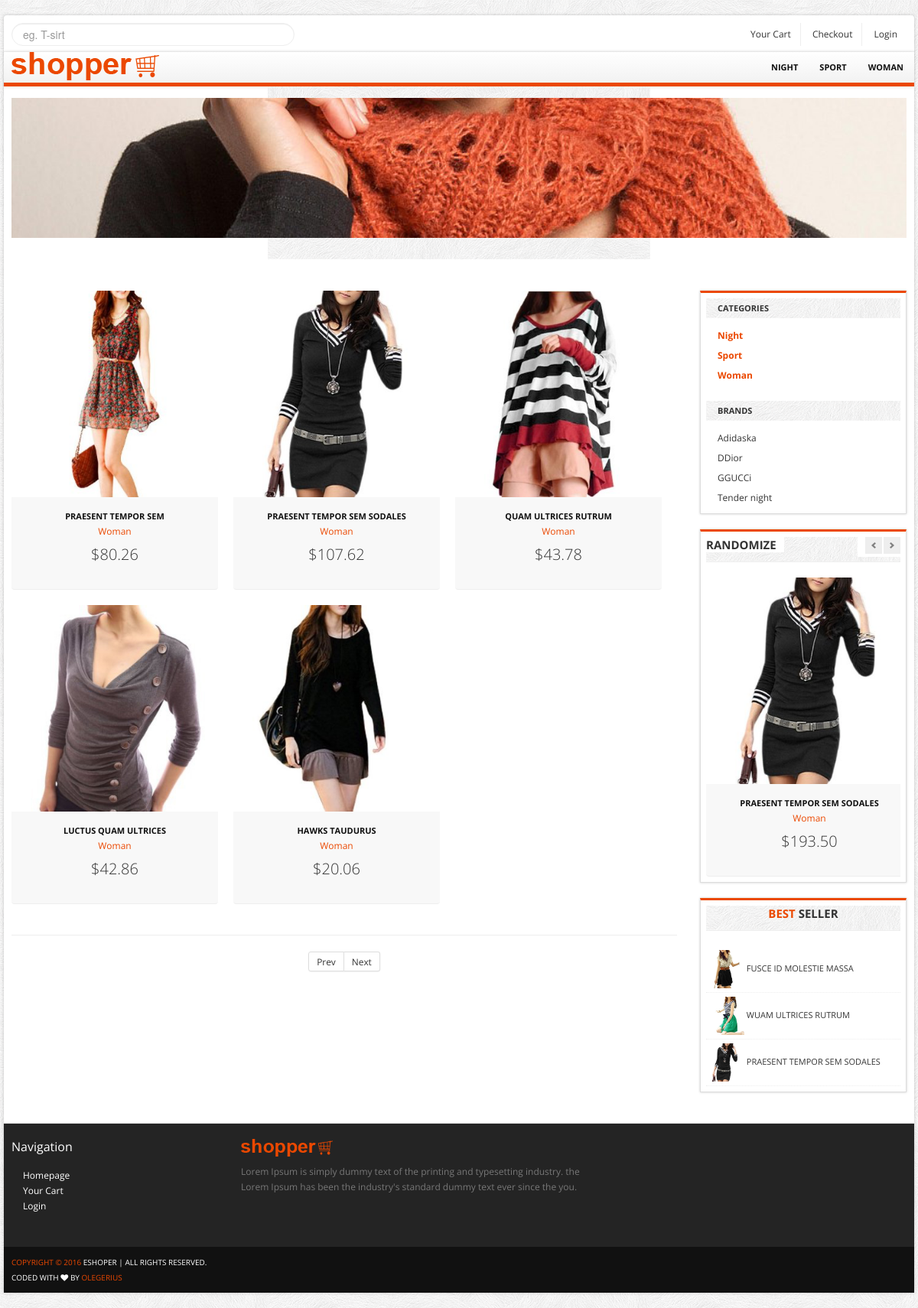
/products/brand/DDior/, run on the app's committed database.
### products/models.py (models this page shows, shortened)
class CatalogCategory(models.Model):
    catalog = models.ForeignKey('Catalog', related_name='categories')
    parent = models.ForeignKey('self', blank=True, null=True, related_name='children')
    name = models.CharField(max_length=255)
    slug = models.SlugField(max_length=150)
    description = models.TextField(blank=True)
    class Meta:
        ordering = ('name',)
        verbose_name = 'category'
        verbose_name_plural = 'categories'
    def __str__(self):
        return self.name
    def get_absolute_url(self):
        return reverse('shop:product_list_by_category', args=[self.slug])

class Product(models.Model):
    category = models.ForeignKey('CatalogCategory', related_name='products')
    brand = models.ForeignKey('ProductBrand', related_name='brands')
    name = models.CharField(max_length=255, db_index=True)
    slug = models.SlugField(max_length=255, db_index=True)
    description = models.TextField()
    photo1 = models.ImageField(upload_to='product_photo', blank=True)
    photo2 = models.ImageField(upload_to='product_photo', blank=True)
    manufacturer = models.CharField(max_length=255, blank=True)
    code = models.CharField(max_length=12, blank=True)
    sale_price = models.DecimalField(max_digits=6, decimal_places=2)
    price = models.DecimalField(max_digits=6, decimal_places=2)
    active = models.BooleanField(default=True)
    new = models.BooleanField(default=True)
    best_seller = models.BooleanField(default=True)
    objects = ProductManager()
    def get_absolute_url(self):
        return reverse("shop:product_detail", kwargs={"pk": self.pk})

class ProductBrand(models.Model):
    brand = models.CharField(max_length=100)
    slug = models.SlugField(max_length=100)
    class Meta:
        ordering = ('brand',)
        verbose_name = 'brand'
        verbose_name_plural = 'brands'
    def get_absolute_url(self):
        return reverse('shop:product_list_by_brand', args=[self.slug])

### products/views.py (the view)
# urls.py: url(r'^brand/(?P<brand_slug>[-\w]+)/$', BrandList.as_view(), name='product_list_by_brand'),
class BrandList(View):
    def get(self, request, brand_slug=None, *args, **kwargs):
        brand = None
        brands = ProductBrand.objects.all()
        object_list = Product.objects.filter(active=True)
        if brand_slug:
            brand = get_object_or_404(ProductBrand, slug=brand_slug)
            object_list = object_list.filter(brand=brand)
        context = {'brand': brand,
                   'brands': brands,
                   'object_list': object_list,
                   'randomone': sorted(Product.objects.all(), key=lambda x: random.random())[3],
                   'randomtwo': sorted(Product.objects.all(), key=lambda x: random.random())[3],
                   'best_seler': Product.objects.filter(best_seller=True)[:3],
                   'categories': CatalogCategory.objects.all(),
                   }
        return render(request, 'products/product_list.html', context)

### cart/context_processors.py (called while the page is built)
def cart(request):
    return {'cart': Cart(request) }

### products/models.py (called while the page is built)
    def all(self, *args, **kwargs):
        qs_main = super(ProductManager, self).all(*args, **kwargs)
        qs = qs_main.filter(active=True)
        return qs

### products/templates/products/product_list.html (shortened to what this page needs)
{% extends "base.html" %}
{% block container %}
<section class="main-content">
				<div class="row">
					<div class="span9">
						<ul class="thumbnails listing-products">
                            {% for product in object_list %}
                                <li class="span3">
								<div class="product-box">
									<span class="sale_tag"></span>
									<a href="{{ product.get_absolute_url }}"><img   alt="" src="{{ product.photo1.url }}"></a><br/>
									<a href="{{ product.get_absolute_url }}" class="title">{{ product.name }}</a><br/>
									<a href="{{ product.get_absolute_url }}" class="category">{{ product.category }}</a>
									<p class="price">${{ product.sale_price }}</p>
								</div>
							</li>
							 {% endfor %}
						</ul>
						<hr>
						<div class="pagination pagination-small pagination-centered">
                                <ul>
                                    <li><a href="{% url 'shop:products' %}?page=1">Prev</a></li>
                                    <li><a href="{% url 'shop:products' %}?page={{ page_obj.paginator.num_pages }}">Next</a></li>
                                </ul>
						</div>
					</div>
					{% include "products/right_bar.html" %}
				</div>
			</section>
{% endblock %}

### templates/base.html (shortened to what this page needs)
{% load staticfiles %}
<!DOCTYPE html>
<html lang="en">
	<head>
		<link href="{% static 'css/bootstrap.min.css' %}" rel="stylesheet">
		<link href="{% static 'css/bootstrap-responsive.min.css' %}" rel="stylesheet">
		<link href="{% static 'css/bootstrappage.css' %}" rel="stylesheet"/>
		<link href="{% static 'css/font-awesome.css' %}" rel="stylesheet"/>
		<link href="{% static 'css/flexslider.css' %}" rel="stylesheet"/>
		<link href="{% static 'css/main.css' %}" rel="stylesheet"/>
        <link href="{% static 'css/jquery.fancybox.css' %}" rel="stylesheet"/>
	</head>
    <body>
		<div id="top-bar" class="container">
			<div class="row">
				<div class="span4">
					<form method="POST" class="search_form">
						<input type="text" class="input-block-level search-query" Placeholder="eg. T-sirt">
					</form>
				</div>
				<div class="span8">
					<div class="account pull-right">
						<ul class="user-menu">
							<li><a href="{% url 'cart:cart_detail' %}">Your Cart</a></li>
							<li><a href="{% url "orders:order_create" %}">Checkout</a></li>
							<li><a href="{% url 'auth_login' %}">Login</a></li>
						</ul>
					</div>
				</div>
			</div>
		</div>
		<div id="wrapper" class="container">
			<section class="navbar main-menu">
				<div class="navbar-inner main-menu">
					<a href="{% url 'shop:products' %}" class="logo pull-left"><img src="{% static 'images/logo.png' %}" class="site_logo" alt=""></a>
					<nav id="menu" class="pull-right">
						<ul>
                            {% for category in categories %}
                                <li><a href="{{ category.get_absolute_url }}">{{ category.name }}</a>
                            {% endfor %}
						</ul>
					</nav>
				</div>
			</section>
			<section class="header_text sub">
			<img class="pageBanner" src="{% static 'images/pageBanner.png' %}" alt="New products" >
			</section>
            {% block container %}
            {% endblock %}
			<section id="footer-bar">
				<div class="row">
					<div class="span3">
						<h4>Navigation</h4>
						<ul class="nav">
							<li><a href="{% url 'shop:products' %}">Homepage</a></li>
							<li><a href="{% url 'cart:cart_detail' %}">Your Cart</a></li>
							<li><a href="{% url 'auth_login' %}">Login</a></li>
						</ul>
					</div>
					<div class="span5">
						<p class="logo"><img src="{% static 'images/logo.png' %}" class="site_logo" alt=""></p>
						<p>Lorem Ipsum is simply dummy text of the printing and typesetting industry. the  Lorem Ipsum has been the industry's standard dummy text ever since the you.</p>
						<br/>
						<span class="social_icons">
							<a class="facebook" href="#">Facebook</a>
							<a class="twitter" href="#">Twitter</a>
							<a class="skype" href="#">Skype</a>
							<a class="vimeo" href="#">Vimeo</a>
						</span>
					</div>
				</div>
			</section>
			<section id="copyright">
                               <span><a href="">Copyright © 2016</a> eShoper | All rights reserved.</span> <br>Coded with <i class="fa fa-heart"></i> by <a href="http://odyn.freeoda.com" target="_blank">Olegerius</a>
			</section>
		</div>
    </body>
</html>

### products/templates/products/right_bar.html (shortened to what this page needs)
<div class="span3 col">
						<div class="block">
							<ul class="nav nav-list">
								<li class="nav-header">CATEGORIES</li>
                                {% for category in categories %}
                                    <li class="active"><a href="{{ category.get_absolute_url }}">{{ category.name }}</a></li>
                                {% endfor %}
							</ul>
							<br/>
							<ul class="nav nav-list below">
								<li class="nav-header">BRANDS</li>
                                {% for product in brands %}
                                    <li><a href="{{ product.get_absolute_url }}">{{ product.brand }}</a></li>
                                {% endfor %}
							</ul>
						</div>
						<div class="block">
							<h4 class="title">
								<span class="pull-left"><span class="text">Randomize</span></span>
								<span class="pull-right">
									<a class="left button" href="#myCarousel" data-slide="prev"></a><a class="right button" href="#myCarousel" data-slide="next"></a>
								</span>
							</h4>
							<div id="myCarousel" class="carousel slide">
								<div class="carousel-inner">
									<div class="active item">
										<ul class="thumbnails listing-products">
											<li class="span3">
												<div class="product-box">
													<span class="sale_tag"></span>
													<img alt="" src="{{ randomone.photo1.url }}"><br/>
													<a href="product_detail.html" class="title">{{ randomone.name }}</a><br/>
													<a href="#" class="category">{{ randomone.category }}</a>
													<p class="price">${{ randomone.price }}</p>
												</div>
											</li>
										</ul>
									</div>
								</div>
							</div>
						</div>
						<div class="block">
							<h4 class="title"><strong>Best</strong> Seller</h4>
							<ul class="small-product">
                                {% for product in best_seler %}
                                    <li>
									<a href="{{ product.get_absolute_url }}" title="Praesent tempor sem sodales">
										<img src="{{ product.photo1.url }}" alt="Praesent tempor sem sodales">
									</a>
									<a href="{{ product.get_absolute_url }}">{{ product.name }}</a>
								</li>
                                {% endfor %}
							</ul>
						</div>
					</div>

### data on the page
CatalogCategory: name "NIGHT", name "Night"
CatalogCategory: name "SPORT", name "Sport"
CatalogCategory: name "WOMAN", name "Woman"
Product: photo1 (picture), name "PRAESENT TEMPOR SEM", category "Woman", sale_price "80.26"
Product: photo1 (picture), name "PRAESENT TEMPOR SEM SODALES", category "Woman", sale_price "107.62", price "193.50"
Product: photo1 (picture), name "QUAM ULTRICES RUTRUM", category "Woman", sale_price "43.78"
Product: photo1 (picture), name "LUCTUS QUAM ULTRICES", category "Woman", sale_price "42.86"
Product: photo1 (picture), name "HAWKS TAUDURUS", category "Woman", sale_price "20.06"
ProductBrand: brand "Adidaska"
ProductBrand: brand "DDior"
ProductBrand: brand "GGUCCi"
ProductBrand: brand "Tender night"
Product: photo1 (picture), name "FUSCE ID MOLESTIE MASSA"
Product: photo1 (picture), name "WUAM ULTRICES RUTRUM"
